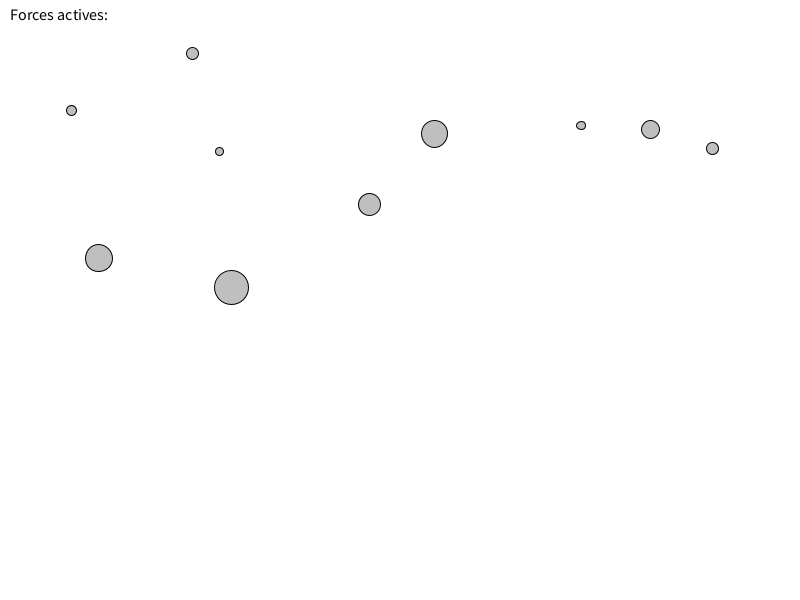
Frame 1 (no input)
Frame 60 (the mouse pressed at the canvas centre just before this capture): identical to frame 1, image omitted
Frame 120 (the mouse held since frame 60 and released just before this capture): identical to frame 1, image omitted

The Processing sketch that drew this single still picture (run headless with seeded random() and noise(); from frame 60 on, the mouse is pressed at the canvas centre):

// Processing sketch: s02_forces_simulator
// ── s02_forces_simulator.pde
int previousMillis;
int deltaMillis;

int nbMovers = 10;

Mover[] movers;

// Forces
GravityForce gravityForce;
WindForce windForce;
FrictionForce frictionForce;
FluidForce fluidForce;

Force[] forces;

void setup() {
  size(800, 600);
  previousMillis = millis();
  deltaMillis = 0;
  
  initScene();
  initForces();
}

void draw() {
  deltaMillis = millis() - previousMillis;
  previousMillis = millis();
  
  update(deltaMillis);
  display();
}

void update(int deltaTime) {
  for (int i = 0; i < movers.length; i++) {
    // Appliquer toutes les forces actives
    for (int j = 0; j < forces.length; j++) {
      if (forces[j].isEnabled()) {
        PVector force = forces[j].calculate(movers[i].location, movers[i].velocity, movers[i].mass, deltaTime);
        movers[i].applyForce(force);
      }
    }
    
    movers[i].update(deltaTime);
    movers[i].checkEdges(width, height);
  }
}

void display() {
  background(255);
  
  // Afficher les forces
  fill(0);
  textSize(16);
  text("Forces actives:", 10, 20);
  
  for (int i = 0; i < forces.length; i++) {
    if (forces[i].isEnabled()) {
      text("- " + forces[i].name, 10, 40 + i * 20);
    }
  }
  
  // Afficher le fluide
  if (fluidForce.isEnabled()) {
    fill(100, 200, 100, 127);
    rect(fluidForce.location.x, fluidForce.location.y, fluidForce.size.x, fluidForce.size.y);
  }
  
  // Afficher les mouvements
  for (int i = 0; i < movers.length; i++) {
    movers[i].display();
  }
}

void initForces() {
  gravityForce = new GravityForce();
  windForce = new WindForce();
  frictionForce = new FrictionForce();
  fluidForce = new FluidForce();
  
  forces = new Force[] {gravityForce, windForce, frictionForce, fluidForce};
}

void initScene() {
  movers = new Mover[nbMovers];
  
  for (int i = 0; i < movers.length; i++) {
    float mass = random(0.5, 3);
    movers[i] = new Mover(mass, random(50, width - 50), random(50, height / 2));
  }
}

void keyPressed() {
  switch (key) {
    case 'g':
      gravityForce.setEnabled(!gravityForce.isEnabled());
      break;
    case 'v':
      windForce.setEnabled(!windForce.isEnabled());
      windForce.changeDirection();
      break;
    case 'f':
      frictionForce.setEnabled(!frictionForce.isEnabled());
      break;
    case 'l':
      fluidForce.setEnabled(!fluidForce.isEnabled());
      break;
    case 'r':
      reset();
      break;
  }
}

void reset() {
  initScene();
  initForces();
}

// ── FluidForce.pde
class FluidForce extends Force {
  PVector location;
  PVector size;
  float density;
  boolean enabled;
  
  FluidForce() {
    super("Liquide");
    this.location = new PVector(100, 300);
    this.size = new PVector(400, 200);
    this.density = 2.0f;
    this.enabled = false;
  }
  
  @Override
  PVector calculate(PVector position, PVector velocity, float mass, int deltaTime) {
    if (enabled) {
      // Vérifier si le mover est dans le fluide
      if (position.x > location.x && 
          position.x < location.x + size.x &&
          position.y > location.y && 
          position.y < location.y + size.y) {
        
        // Calculer la force de résistance du fluide
        PVector drag = velocity.get();
        drag.mult(-1);
        drag.normalize();
        float speed = velocity.mag();
        float dragMagnitude = density * speed * speed;
        drag.mult(dragMagnitude);
        
        return drag;
      }
    }
    return new PVector(0, 0);
  }
  
  @Override
  boolean isEnabled() {
    return enabled;
  }
  
  @Override
  void setEnabled(boolean enabled) {
    this.enabled = enabled;
  }
  
  boolean contains(PVector pos) {
    return (pos.x > location.x && 
            pos.x < location.x + size.x &&
            pos.y > location.y && 
            pos.y < location.y + size.y);
  }
}

// ── Force.pde
abstract class Force {
  String name;
  
  Force(String name) {
    this.name = name;
  }
  
  abstract PVector calculate(PVector position, PVector velocity, float mass, int deltaTime);
  abstract boolean isEnabled();
  abstract void setEnabled(boolean enabled);
}

// ── FrictionForce.pde
class FrictionForce extends Force {
  boolean enabled;
  
  FrictionForce() {
    super("Frottement");
    this.enabled = false;
  }
  
  @Override
  PVector calculate(PVector position, PVector velocity, float mass, int deltaTime) {
    if (enabled && velocity.mag() > 0.01) {
      PVector friction = velocity.get();
      friction.mult(-1);
      friction.normalize();
      friction.mult(0.05f); // Coefficient de frottement
      return friction;
    }
    return new PVector(0, 0);
  }
  
  @Override
  boolean isEnabled() {
    return enabled;
  }
  
  @Override
  void setEnabled(boolean enabled) {
    this.enabled = enabled;
  }
}

// ── GraphicObject.pde
abstract class GraphicObject {
  PVector location;
  PVector velocity;
  PVector acceleration;
  
  GraphicObject() {
    this.location = new PVector(0, 0);
    this.velocity = new PVector(0, 0);
    this.acceleration = new PVector(0, 0);
  }
  
  GraphicObject(PVector loc) {
    this.location = loc;
    this.velocity = new PVector(0, 0);
    this.acceleration = new PVector(0, 0);
  }
  
  abstract void update(int deltaTime);
  abstract void display();
}

// ── GravityForce.pde
class GravityForce extends Force {
  PVector gravity;
  boolean enabled;
  
  GravityForce() {
    super("Gravité");
    this.gravity = new PVector(0, 0.1);
    this.enabled = false;
  }
  
  @Override
  PVector calculate(PVector position, PVector velocity, float mass, int deltaTime) {
    if (enabled) {
      return gravity.get();
    }
    return new PVector(0, 0);
  }
  
  @Override
  boolean isEnabled() {
    return enabled;
  }
  
  @Override
  void setEnabled(boolean enabled) {
    this.enabled = enabled;
  }
}

// ── Mover.pde
class Mover extends GraphicObject {
  float mass;
  float radius;
  float coeffRestitution;
  
  boolean hasContactWithFloor = false;
  
  private float diametreFactor = 16;
  
  Mover() {
    super();
    this.mass = 1;
    updateMath();
  }
  
  Mover(float m, float x, float y) {
    super(new PVector(x, y));
    this.mass = m;
    updateMath();
  }
  
  void updateMath() {
    radius = mass * diametreFactor / 2;
  }
  
  void setMass(float mass) {
    this.mass = mass;
    updateMath();
  }
  
  @Override
  void update(int deltaTime) {
    velocity.add(acceleration);
    location.add(velocity);
    
    acceleration.mult(0);
  }
  
  @Override
  void display() {
    stroke(0);
    fill(127, 127, 127, 127);
    ellipse(location.x, location.y, radius * 2, radius * 2);
  }
  
  void checkEdges(int width, int height) {
    if (location.x + radius > width) {
      location.x = width - radius;
      velocity.x *= -1 * coeffRestitution;
    } else if (location.x < 0) {
      velocity.x *= -1 * coeffRestitution;
      location.x = radius;
    }
    
    if (location.y + radius > height) {
      velocity.y *= -1 * coeffRestitution;
      location.y = height - radius;
      hasContactWithFloor = true;
    } else {
      hasContactWithFloor = false;
    }
    
    // Damping pour empêcher la vibration
    if (abs(velocity.y) < 0.0001) {
      velocity.y = 0;
    }
    
    if (abs(velocity.x) < 0.0001) {
      velocity.x = 0;
    }
  }
  
  void applyForce(PVector force) {
    PVector f = PVector.div(force, mass);
    this.acceleration.add(f);
  }
  
  // Utiliser pour la gravité uniquement
  // la masse n'a aucun effet dessus
  void applyGravity(PVector acc) {
    this.acceleration.add(acc);
  }
}

// ── WindForce.pde
class WindForce extends Force {
  PVector wind;
  boolean enabled;
  int windDir;
  
  WindForce() {
    super("Vent");
    this.wind = new PVector(0.005f, 0);
    this.enabled = false;
    this.windDir = 1;
  }
  
  @Override
  PVector calculate(PVector position, PVector velocity, float mass, int deltaTime) {
    if (enabled) {
      return new PVector(0.005f * windDir, 0);
    }
    return new PVector(0, 0);
  }
  
  @Override
  boolean isEnabled() {
    return enabled;
  }
  
  @Override
  void setEnabled(boolean enabled) {
    this.enabled = enabled;
  }
  
  void changeDirection() {
    windDir = windDir * (int)(Math.random() < 0.5 ? -1 : 1);
  }
}
